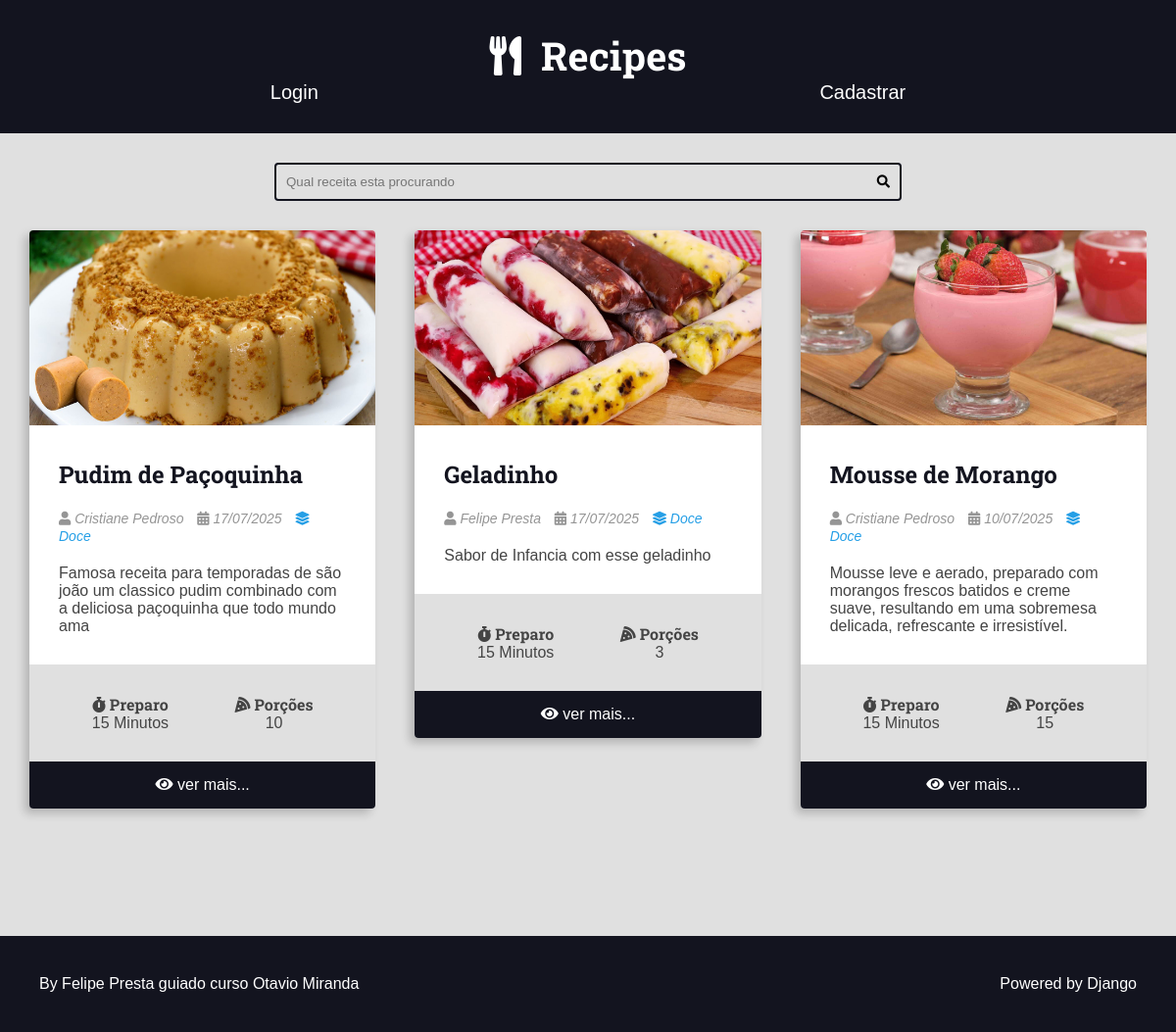
Page /recipes/category/4/ on the committed database.
### recipes/models.py (models this page shows, shortened)
class Recipe(models.Model):
    tittle = models.CharField(max_length=65)
    description = models.CharField(max_length=165)
    slug = models.SlugField(unique=True)
    preparation_time = models.IntegerField()
    preparation_time_unit = models.CharField(max_length=65)
    servings_steps = models.IntegerField()
    servings_steps_unit = models.CharField(max_length=65, blank=True, null=True)
    preparation_steps = models.TextField()
    preparation_steps_is_html = models.BooleanField(default=False)
    created_at = models.DateTimeField(auto_now_add=True)
    updated_at = models.DateTimeField(auto_now=True)
    is_published = models.BooleanField(default=False)
    cover = models.ImageField(upload_to='recipes/covers/%Y/%m/%d/', blank=True)
    category = models.ForeignKey(Category, on_delete=models.SET_NULL, null=True)
    author = models.ForeignKey(User, on_delete=models.SET_NULL, null=True)

class Category(models.Model):
    name = models.CharField(max_length=65)

### recipes/views.py (the view)
# urls.py: path('recipes/category/<int:category_id>/', views.category, name='category'),
def category(request, category_id):
    recipes = get_list_or_404(Recipe.objects.order_by('-id'), category__id=category_id, is_published=True)
    page_object, pagination_range = make_pagination(request, recipes, PER_PAGE)
    return render(request, 'recipes/category.html', context={
        'recipes': page_object,
        'pagination_range':pagination_range,
        'title': f'{recipes[0].category.name} | Category',
    })

### utils/pagination.py (called while the page is built)
def make_pagination_range(page_range, qty_pages, current_page):
    middle_range = math.ceil(qty_pages / 2)
    total_pages = len(page_range)
    start_range = current_page - middle_range
    stop_range = current_page + middle_range
    if start_range < 0:
        start_range = 0
        stop_range = qty_pages
    if stop_range > total_pages:
        stop_range = total_pages
        start_range = total_pages - qty_pages
    if start_range < 0:
        start_range = 0
    pagination = page_range[start_range:stop_range]
    return {
        'pagination': pagination,
        'page_range': page_range,
        'qty_pages': qty_pages,
        'current_page': current_page,
        'total_pages': total_pages,
        'start_range': start_range,
        'stop_range': stop_range,
        'first_page_out_of_range': start_range > 0,
        'last_page_out_of_range': stop_range < total_pages,
    }

def make_pagination(request, queryset, per_page, qty_page=4):
    try:
        current_page = int(request.GET.get('page', 1))
    except ValueError:
        current_page = 1
    paginator = Paginator(queryset, per_page)
    page_object = paginator.get_page(current_page)
    pagination_range = make_pagination_range(
        paginator.page_range,
        qty_page,
        current_page
    )
    return page_object, pagination_range

### recipes/templates/recipes/category.html (shortened to what this page needs)
{% extends 'base.html' %}
{% block body %}
    {% include 'recipes/partials/search.html' %}
    <div class="main-content-container">
        <div class="main-content main-content-list container">
            {% for recipe in recipes %}
                {% include 'recipes/partials/recipe.html' %}
            {% endfor %}
        </div>
    </div>
{% endblock %}

### recipes/templates/recipes/partials/recipe.html (shortened to what this page needs)
<div class="recipe recipe-list-item">
    {% if recipe.cover %}
        <div class="recipe-cover">
            <a href="{% url 'recipes:recipe_detail' recipe.id %}">
                 <img src="{{ recipe.cover.url }}" alt="temporario">
            </a>
        </div>
    {% endif %}
    <div class="recipe-title-container">
        <h2 class="recipe-title">
            <a href="{% url 'recipes:recipe_detail' recipe.id %}">
                {{ recipe.tittle }}
            </a>
        </h2>
    </div>
     <div class="recipe-author">
        <span class="recipe-author-item">
            <i class="fas fa-user"></i>
            {% if recipe.author.first_name %}
                {{ recipe.author.first_name }} {{ recipe.author.last_name }}
            {% else %}
                {{ recipe.author.username }}
            {% endif %}
        </span>
        <span class="recipe-author-item">
            <i class="fas fa-calendar-alt"></i>
            {{ recipe.created_at|date:"d/m/Y" }}
        </span>
        {% if recipe.category is not None %}
            <span class="recipe-author-item">
                <a href=" {% url 'recipes:category' recipe.category.id %}">
                    <i class="fas fa-layer-group"></i>
                    <span>{{ recipe.category.name }}</span>
                </a>
            </span>
        {% endif %}
    </div>
    <div class="recipe-content">
        <p>{{ recipe.description }}</p>
    </div>
     <div class="recipe-meta-container">
        <div class="recipe-meta recipe-preparation">
            <h3 class="recipe-meta-title"><i class="fas fa-stopwatch"></i> Preparo</h3>
            <div class="recipe-meta-text">
                {{ recipe.preparation_time }} {{ recipe.preparation_time_unit }}
            </div>
        </div>
        <div class="recipe-meta recipe-servings">
            <h3 class="recipe-meta-title"><i class="fas fa-pizza-slice"></i> Porções</h3>
            <div class="recipe-meta-text">
                {{ recipe.servings_steps }} {{ recipe.servings_unit }}
            </div>
        </div>
    </div>
    {% if is_datail_page is not True and not from_painel_de_usuario %}
        <footer class="recipe-footer">
            <a class="recipe-read-more button button-dark button-full-width" href="{% url 'recipes:recipe_detail' recipe.id %}?page={{ recipes.number }}">
                <i class="fas fa-eye"></i>
                <span>ver mais...</span>
            </a>
        </footer>
    {% endif %}
</div>

### static/css/style.css (style rules this page uses)
:root { --color-primary: #269fe6; --color-primary-hover: #2086c2; --color-primary-dark: #13141f; --color-primary-dark-hover: #212336; --color-primary-light: #d4ecfa; --color-primary-light-hover: #bdd8e7; --color-white: #fff; --color-black: #000; --color-dark-text: #444; --color-info-light: #cce5ff; --color-debug-light: #cce5ff; --color-success-light: #d4edda; --color-alert-light: #fff3cd; --color-warning-light: #fff3cd; --color-error-light: #f8d7da; --color-info-dark: #4d86c4; --color-debug-dark: #4d86c4; --color-success-dark: #4a9c5d; --color-alert-dark: #927f40; --color-warning-dark: #927f40; --color-error-dark: #da525d; --color-gray-0: #f9f9f9; --color-gray-1: #e0e0e0; --color-gray-2: #c7c7c7; --color-gray-3: #aeaeae; --color-gray-4: #959595; --color-gray-5: #7d7d7d; --color-gray-6: #646464; --color-gray-7: #4b4b4b; --color-gray-8: #323232; --color-gray-9: #191919; --font-primary: sans-serif; --font-headings: 'Roboto Slab', serif; --spacing-gutter-medium: 3rem; --spacing-gutter-large: 4rem; }
* { padding: 0; margin: 0; box-sizing: border-box; }
html { font-size: 62.5%; }
body { font-size: 1.6rem; font-family: var(--font-primary); background: var(--color-gray-1); color: var(--color-dark-text); }
h1, h2, h3, h4, h5, h6 { font-family: var(--font-headings); }
.container { max-width: 144rem; margin: 0 auto; padding: var(--spacing-gutter-medium); }
.main-content { padding-top: 0; }
.main-content-list { display: grid; grid-template-columns: repeat(auto-fit, minmax(340px, 1fr)); gap: var(--spacing-gutter-large); }
.recipe { background: var(--color-white); box-shadow: -5px 5px 10px rgba(0, 0, 0, .2); transform: scale(1); transition: all 300ms ease-in-out; border-radius: .4rem; overflow: hidden; }
.recipe img { max-width: 100%; }
.recipe-list-item { max-width: 64rem; height: fit-content; }
.recipe-title-container { padding: var(--spacing-gutter-medium); padding-bottom: 2rem; }
.recipe-title-container a { text-decoration: none; color: var(--color-primary-dark); }
.recipe-author { padding: 0 var(--spacing-gutter-medium); }
.recipe-author a { color: var(--color-primary); transition: all 300ms ease-in-out; text-decoration: none; }
.recipe-author-item { color: var(--color-gray-4); margin-right: 1rem; font-style: italic; font-size: 1.4rem; }
.recipe-meta-container { display: flex; flex-flow: row wrap; padding: var(--spacing-gutter-medium); background: var(--color-gray-1); }
.recipe-content { padding: var(--spacing-gutter-medium); padding-top: 2rem; }
.recipe-meta { display: flex; flex-flow: column nowrap; flex-shrink: 1; flex-grow: 1; text-align: center; }
.recipe-meta-title { font-size:1.6rem; }
.recipe-footer a { background: var(--color-primary-dark); display: block; color: var(--color-white); text-decoration: none; text-align: center; padding: 1.5rem var(--spacing-gutter-medium); transition: all 300ms ease-in-out; }

### rows in the picture
Recipe: cover (picture), tittle "Pudim de Paçoquinha", author.first_name "Cristiane", author.last_name "Pedroso", created_at "17/07/2025", category.name "Doce", description "Famosa receita para temporadas de são joão um classico pudim combinado com a deliciosa paçoquinha que todo mundo ama", preparation_time "15", preparation_time_unit "Minutos", servings_steps "10"
Recipe: cover (picture), tittle "Geladinho", author.first_name "Felipe", author.last_name "Presta", created_at "17/07/2025", category.name "Doce", description "Sabor de Infancia com esse geladinho", preparation_time "15", preparation_time_unit "Minutos", servings_steps "3"
Recipe: cover (picture), tittle "Mousse de Morango", author.first_name "Cristiane", author.last_name "Pedroso", created_at "10/07/2025", category.name "Doce", description "Mousse leve e aerado, preparado com morangos frescos batidos e creme suave, resultando em uma sobremesa delicada, refrescante e irresistível.", preparation_time "15", preparation_time_unit "Minutos", servings_steps "15"
